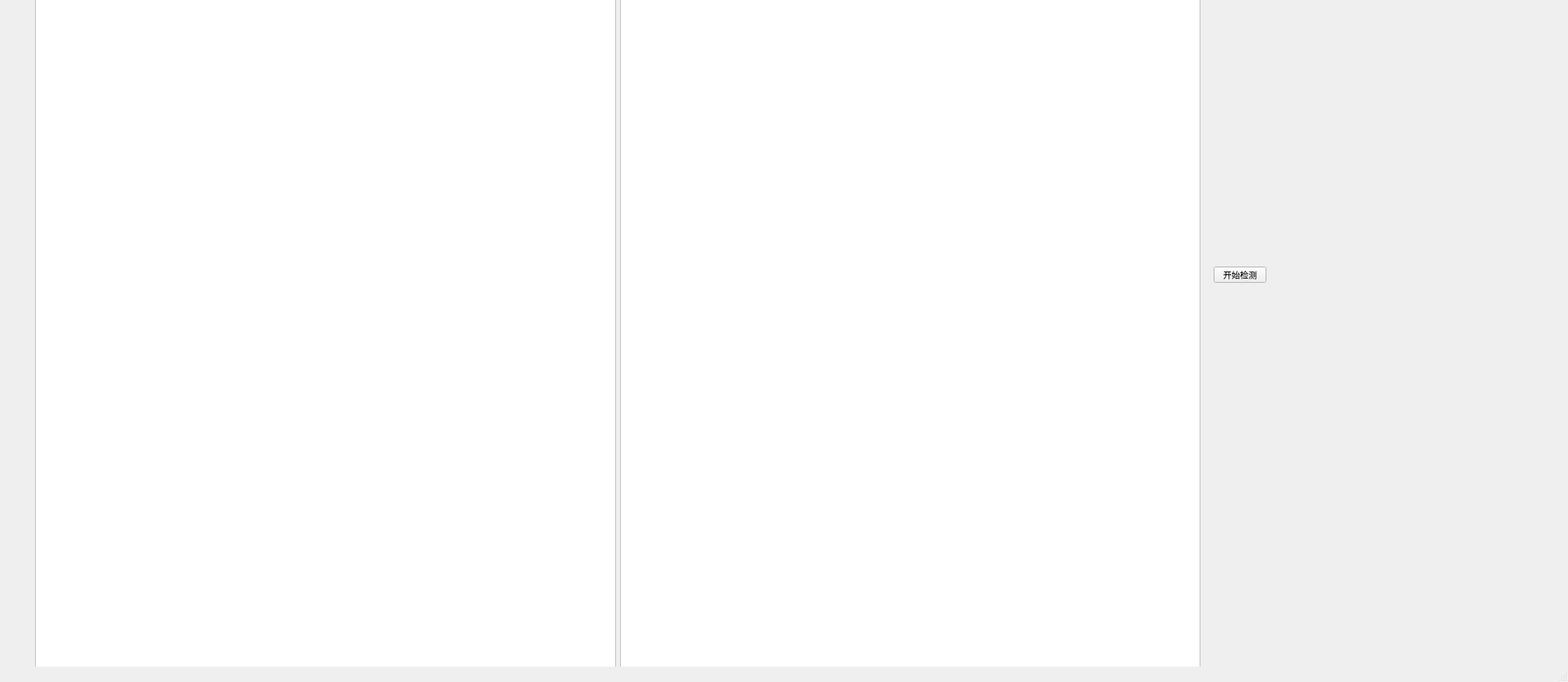
<?xml version="1.0" encoding="UTF-8"?>
<ui version="4.0">
 <class>MainWindow</class>
 <widget class="QMainWindow" name="MainWindow">
  <property name="geometry">
   <rect>
    <x>0</x>
    <y>0</y>
    <width>2235</width>
    <height>972</height>
   </rect>
  </property>
  <property name="sizePolicy">
   <sizepolicy hsizetype="Minimum" vsizetype="Minimum">
    <horstretch>0</horstretch>
    <verstretch>0</verstretch>
   </sizepolicy>
  </property>
  <property name="windowTitle">
   <string>MainWindow</string>
  </property>
  <widget class="QWidget" name="centralwidget">
   <widget class="QWidget" name="gridLayoutWidget">
    <property name="geometry">
     <rect>
      <x>50</x>
      <y>-20</y>
      <width>1661</width>
      <height>971</height>
     </rect>
    </property>
    <layout class="QGridLayout" name="gridLayout_3">
     <property name="sizeConstraint">
      <enum>QLayout::SetDefaultConstraint</enum>
     </property>
     <item row="3" column="0">
      <widget class="QGraphicsView" name="img1">
       <property name="sizePolicy">
        <sizepolicy hsizetype="Expanding" vsizetype="Expanding">
         <horstretch>0</horstretch>
         <verstretch>0</verstretch>
        </sizepolicy>
       </property>
      </widget>
     </item>
     <item row="3" column="3">
      <widget class="QGraphicsView" name="img2">
       <property name="sizePolicy">
        <sizepolicy hsizetype="Expanding" vsizetype="Expanding">
         <horstretch>0</horstretch>
         <verstretch>0</verstretch>
        </sizepolicy>
       </property>
      </widget>
     </item>
    </layout>
   </widget>
   <widget class="QPushButton" name="ok">
    <property name="geometry">
     <rect>
      <x>1730</x>
      <y>380</y>
      <width>75</width>
      <height>23</height>
     </rect>
    </property>
    <property name="text">
     <string>开始检测</string>
    </property>
   </widget>
  </widget>
  <widget class="QMenuBar" name="menubar">
   <property name="geometry">
    <rect>
     <x>0</x>
     <y>0</y>
     <width>2235</width>
     <height>23</height>
    </rect>
   </property>
  </widget>
  <widget class="QStatusBar" name="statusbar"/>
 </widget>
 <resources/>
 <connections/>
</ui>
